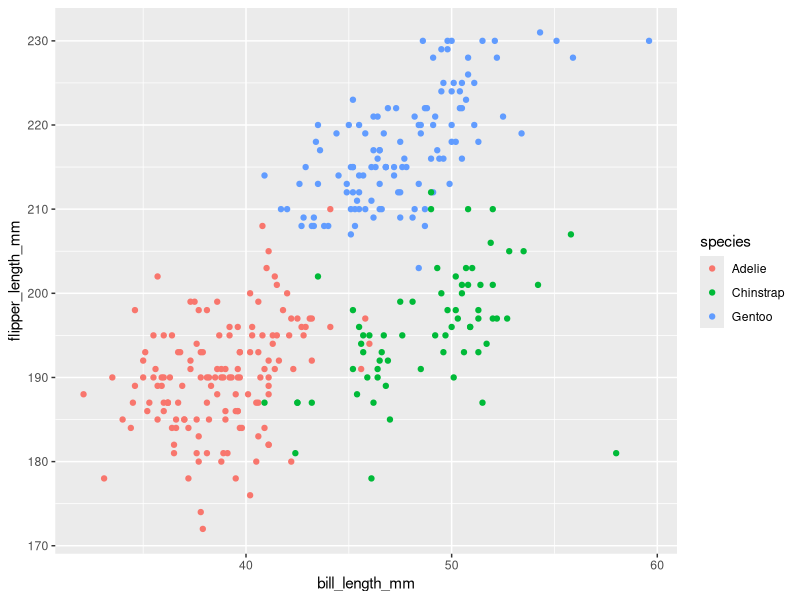

Generate this figure with R:
## ---- chunk 1
library(tidyverse)
## ---- chunk 2
data("penguins", package = "palmerpenguins")
## ---- chunk 3
# names / values of important variables
variable_name = names(penguins)
species_name = levels(penguins$species)
island_name = levels(penguins$island)
sex_name = levels(penguins$sex)

## number of each species
n_adelie = sum(pull(penguins, species) == "Adelie")
n_gentoo = sum(pull(penguins, species) == "Gentoo")
n_hinstrap = sum(pull(penguins, species) == "Chinstrap")

## bill length
mean_bill_length = penguins %>%
        drop_na() %>%
        pull(bill_length_mm) %>%
        mean() %>%
        round(digits = 1)

max_bill_length = penguins %>%
        drop_na() %>%
        pull(bill_length_mm) %>%
        max() 

min_bill_length = penguins %>%
        drop_na() %>%
        pull(bill_length_mm) %>%
        min() 
        
 ## bill depth
mean_bill_depth = penguins %>%
        drop_na() %>%
        pull(bill_depth_mm) %>%
        mean() %>%
        round(digits = 1)

max_bill_depth = penguins %>%
        drop_na() %>%
        pull(bill_depth_mm) %>%
        max() 

min_bill_depth = penguins %>%
        drop_na() %>%
        pull(bill_depth_mm) %>%
        min() 
        
 ## flipper length
mean_flipper_length = penguins %>%
        drop_na() %>%
        pull(flipper_length_mm) %>%
        mean() %>%
        round(digits = 0)

max_flipper_length = penguins %>%
        drop_na() %>%
        pull(flipper_length_mm) %>%
        max() 

min_flipper_length = penguins %>%
        drop_na() %>%
        pull(flipper_length_mm) %>%
        min() 

## body mass
mean_body_mass = penguins %>%
        drop_na() %>%
        pull(body_mass_g) %>%
        mean() %>%
        round(digits = 0)

max_body_mass = penguins %>%
        drop_na() %>%
        pull(body_mass_g) %>%
        max() 

min_body_mass = penguins %>%
        drop_na() %>%
        pull(body_mass_g) %>%
        min() 
        
 
# size of the dataset 
row = nrow(penguins)
col = ncol(penguins)

# mean flipper length
mean_flipper_length = penguins %>%
        drop_na() %>%
        pull(flipper_length_mm) %>%
        mean() %>%
        round(digits = 2)
## ---- chunk 4
# draw the plot
penguine_plot = penguins %>%
        drop_na() %>%
        ggplot(aes(x = bill_length_mm, y = flipper_length_mm)) +  geom_point(aes(color = species))

# save the plot
ggsave("hw1_scatterplot.pdf", plot = penguine_plot)

## ---- chunk 5
df = tibble (
        vec_norm = rnorm(n = 10),
        vec_log = vec_norm > 8,
        vec_char = c("a", "b", "c", "d","e","f","g","h","i","j"),
        vec_fac = factor(c("High", "Low", "Medium", "High", "Low", "Low", "Medium", "High", "Low", "Medium"))
)
## ---- chunk 6
# mean of the random sample from standard normal distribution
mean_norm = df %>%
        pull(vec_norm) %>%
        mean()

# mean of logical vector
mean_log = df %>%
        pull(vec_log) %>%
        mean()

# mean of character vector
mean_char = df %>%
        pull(vec_char) %>%
        mean()

# mean of factor vector
mean_fac = df %>%
        pull(vec_fac) %>%
        mean()
## ---- chunk 7
# convert logical variable to numeric and calculate the mean
mean_log_num = df %>%
        pull(vec_log) %>%
        as.numeric() %>%
        mean()

# convert character variable to numeric and calculate the mean
mean_char_num = df %>%
        pull(vec_char) %>%
        as.numeric() %>%
        mean()

# convert factor variable to numeric and calculate the mean
mean_fac_num = df %>%
        pull(vec_fac) %>%
        as.numeric() %>%
        mean()
